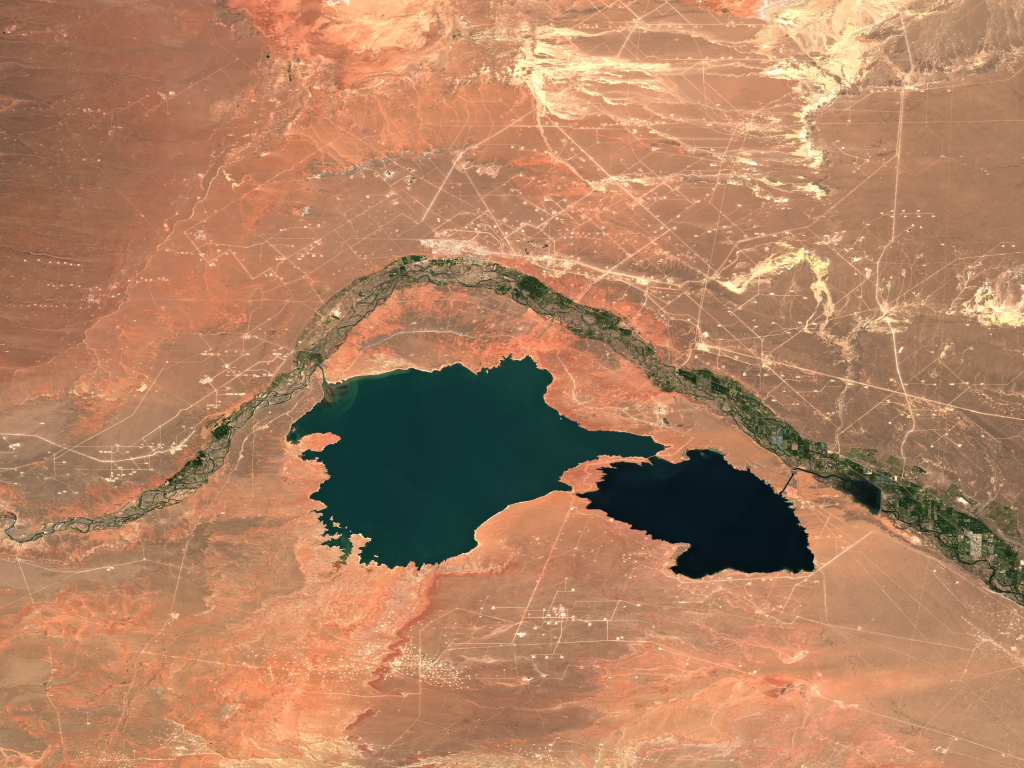
#> input picture data/base_foto_nucleo.webp, 3072 x 2304 px (shown at 1/3 size)
$ python portada_foto.py
#> lines starting #> are read from the running program, lines starting #| are printed output that depends on the picture
"""Foto de tapa de la portada: el recorte del núcleo Sentinel en dos tonos, con el pozo nuevo marcado.

Uso (Pillow solo hace falta para codificar):
    uv run --with pillow python -m pipeline.portada_foto

Entrada: data/base_foto_nucleo.webp (ver `pipeline.base_foto`, caja NUCLEO). Salida, en site/img/:
    portada_{claro,oscuro}_{alto,ancho}.{avif,webp}
`alto` es el recorte 4:5 del teléfono y `ancho` el 16:10 de pantalla grande. Cada uno se carga solo en su modo y su
ancho, así que la página suma una sola de estas imágenes (menos de 150 kB cada una; la prueba lo controla).

Dos tonos: la luminancia, estirada entre sus percentiles 2 y 98, va de `lutita` (sombra) a `estepa` (luz) en claro y
de `lutita` a `jarilla` en oscuro, con gamma 1,8 (la misma estepa de noche). Los colores salen de `pipeline.sistema`; el único que no es
del sistema es `MARCADOR_POZO_NUEVO`, el punto naranja del pozo hijo del caso de la espera (Loma Campana, fracturado el
2014-05-04, el caso por defecto de `pipeline.espera.elegir_caso`).
"""
from __future__ import annotations

from pathlib import Path

from pipeline import sistema

RAIZ = Path(__file__).resolve().parent.parent
ENTRADA = RAIZ / "data" / "base_foto_nucleo.webp"
SALIDA = RAIZ / "site" / "img"
NUCLEO = (-69.25, -38.85, -68.25, -38.1)  # la caja de base_foto_nucleo.webp, igual que base_foto.json
POZO = (-68.90333, -38.3149)  # lon, lat del pozo hijo (id 147298)
# recorte en píxeles de la imagen de 3072 x 2304: (x0, y0, ancho, alto) y tamaño final
RECORTES = {
    "alto": ((297, 0, 1536, 1920), (880, 1100)),
    "ancho": ((0, 192, 3072, 1920), (1600, 1000)),
}
MODOS = {"claro": ("lutita", "estepa", 0, 1.0), "oscuro": ("lutita", "jarilla", 1, 1.8)}  # el último es la gamma: de noche, menos luz
CALIDAD_AVIF = 48
CALIDAD_WEBP = 62
TOPE_BYTES = 150_000


def _rgb(hexa: str) -> tuple[int, int, int]:
    return tuple(int(hexa[i:i + 2], 16) for i in (1, 3, 5))


def pozo_px(ancho: int, alto: int) -> tuple[float, float]:
    """Posición del pozo en la imagen completa del núcleo."""
    lon0, lat0, lon1, lat1 = NUCLEO
    return (POZO[0] - lon0) / (lon1 - lon0) * ancho, (lat1 - POZO[1]) / (lat1 - lat0) * alto


def construir() -> list[Path]:
    from PIL import Image, ImageDraw, ImageOps

    foto = Image.open(ENTRADA).convert("L")
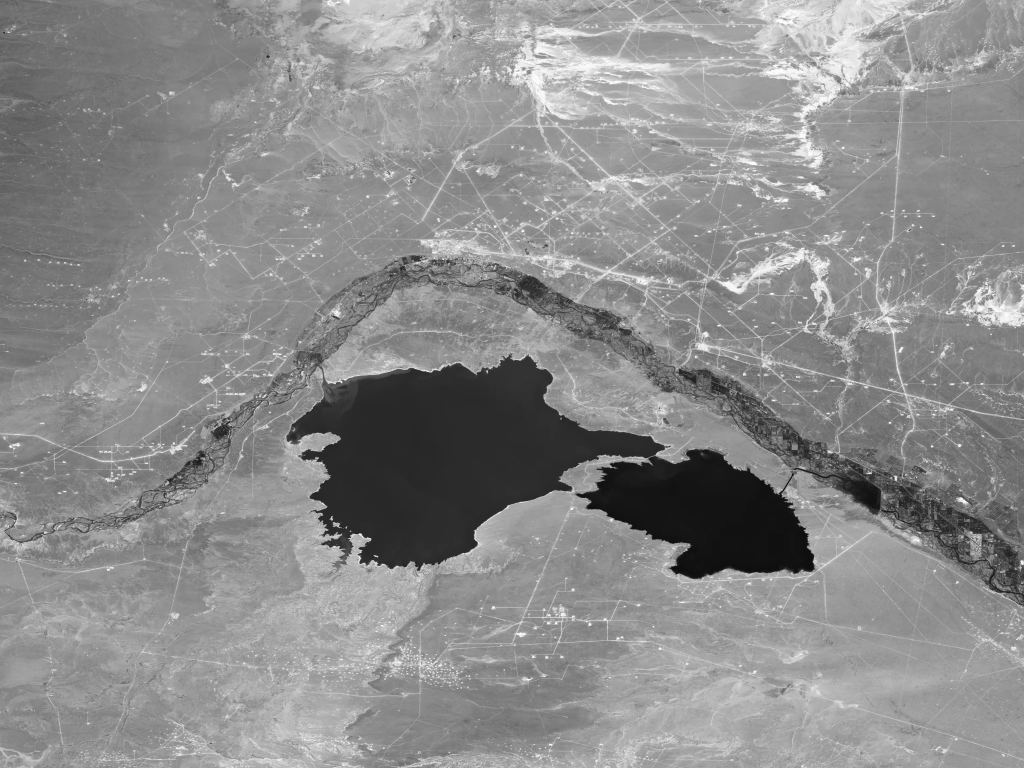
#> foto: PIL image 3072x2304 L (shown at 1/3 size); min 7, max 255, mean 139.8
    # estirar entre los percentiles 2 y 98
    hist = foto.histogram()
#> hist = 256 values, max 153317 at index 142, min 0 at index 0, mean 27648
    total = sum(hist)
#> total = 7077888
    acum, bajo, alto = 0, 0, 255
    for v, n in enumerate(hist):
        acum += n
        if acum <= total * 0.02:
            bajo = v
        if acum <= total * 0.98:
            alto = v
#> this loop made 256 passes
#> (n, acum) on passes 1 to 12: (0, 0), (0, 0), (0, 0), (0, 0), (0, 0), (0, 0), (0, 0), (3, 3), (4, 7), (5, 12), (15, 27), (24, 51)
#> acum on passes 61 to 66: 592678, 595087, 598191, 601653, 605445, 608878
#> after the loop, acum = 7077888
    lut = [max(0, min(255, round((v - bajo) * 255 / max(1, alto - bajo)))) for v in range(256)]
#> lut = 256 values from 0 to 255
    gris = foto.point(lut)
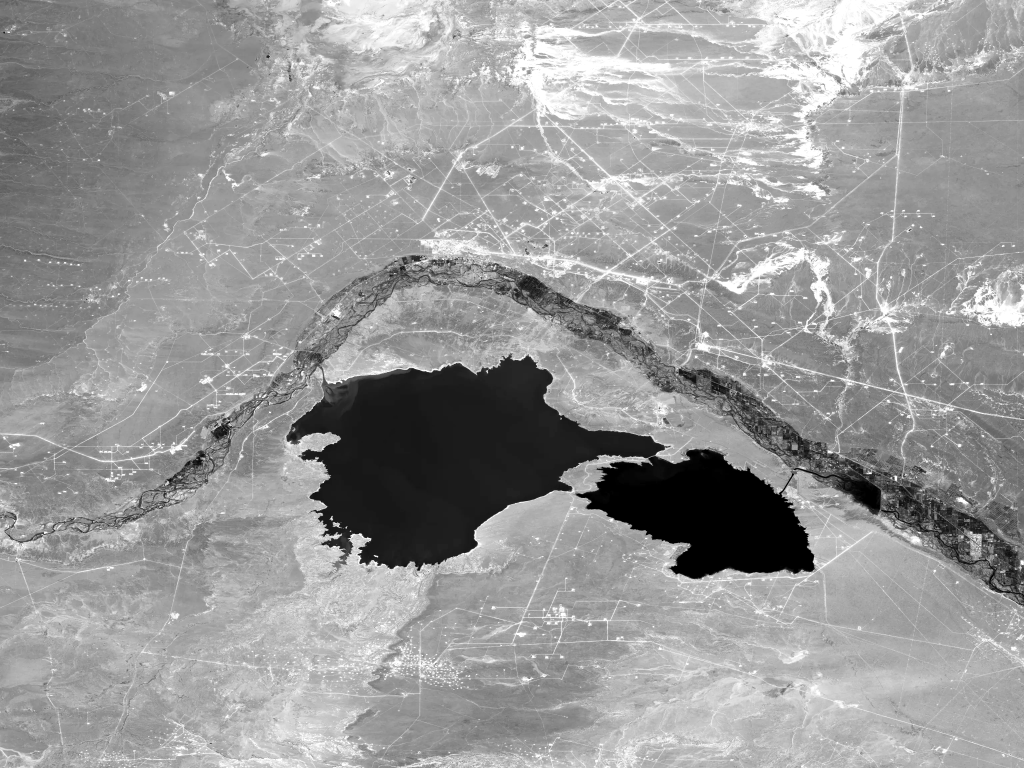
#> gris: PIL image 3072x2304 L (shown at 1/3 size); min 0, max 255, mean 153
    px, py = pozo_px(*foto.size)
#> px = 1065; py = 660.2
    escritos = []
    for modo, (sombra, luz, i, gamma) in MODOS.items():
        oscuro, claro = _rgb(sistema.TOKENS[sombra][i]), _rgb(sistema.TOKENS[luz][i])
        tono = gris.point([round(255 * (v / 255) ** gamma) for v in range(256)])
        duo = ImageOps.colorize(tono, black=oscuro, white=claro)
        for nombre, ((x0, y0, w, h), final) in RECORTES.items():
            img = duo.crop((x0, y0, x0 + w, y0 + h)).resize(final, Image.LANCZOS)
            esc = final[0] / w
            cx, cy = (px - x0) * esc, (py - y0) * esc
            d = ImageDraw.Draw(img)
            r = final[0] / 110
            d.ellipse((cx - 2.2 * r, cy - 2.2 * r, cx + 2.2 * r, cy + 2.2 * r), outline=_rgb(sistema.MARCADOR_POZO_NUEVO), width=max(2, round(r / 2.5)))
            d.ellipse((cx - r, cy - r, cx + r, cy + r), fill=_rgb(sistema.MARCADOR_POZO_NUEVO))
            for ext, opciones in (("avif", {"quality": CALIDAD_AVIF, "speed": 4}), ("webp", {"quality": CALIDAD_WEBP, "method": 6})):
                ruta = SALIDA / f"portada_{modo}_{nombre}.{ext}"
                img.save(ruta, **opciones)
                assert ruta.stat().st_size < TOPE_BYTES, f"{ruta.name}: {ruta.stat().st_size} bytes"
                escritos.append(ruta)
#> this loop made 1 pass
#> pass 1, in construir, `duo = ImageOps.colorize(tono, black=oscuro, white=claro)`:
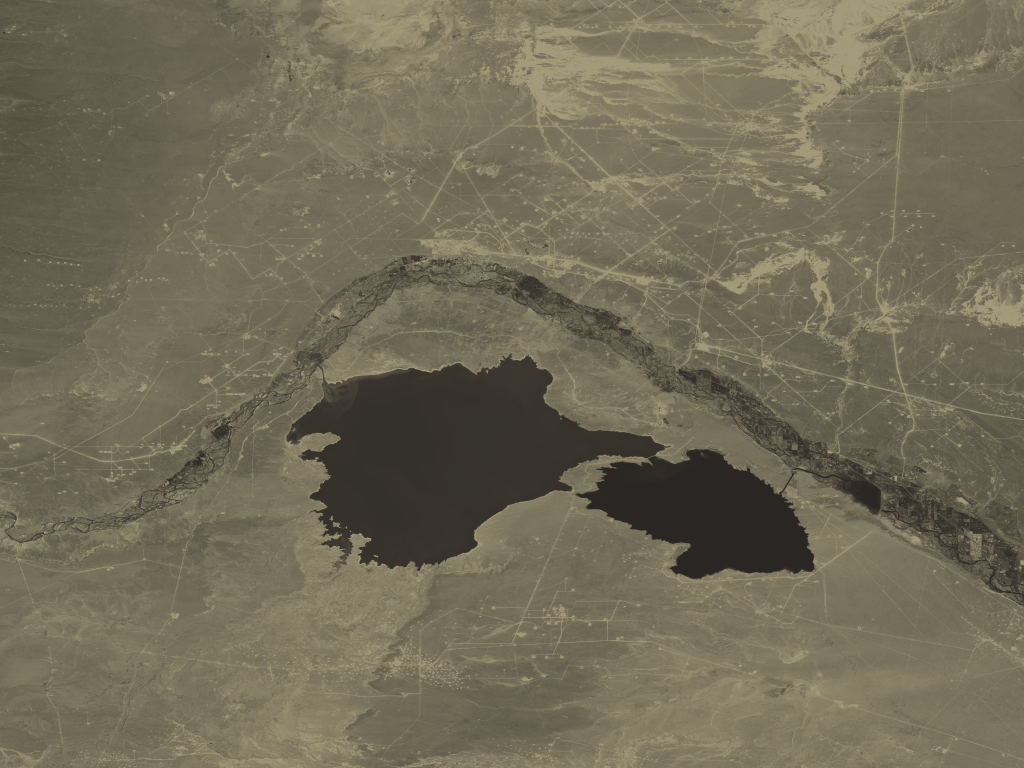
#> duo: PIL image 3072x2304 RGB (shown at 1/3 size); mean R, G, B 114.1, 107.1, 86.7
#> pass 1, in construir, `img.save(ruta, **opciones)`:
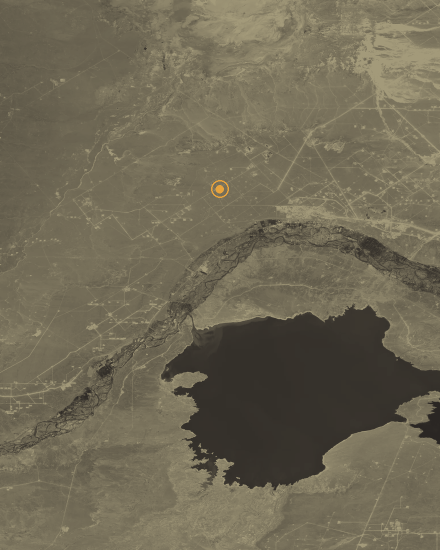
#> saved as portada_claro_alto.avif: PIL image 880x1100 RGB (shown at 1/2 size); mean R, G, B 111.6, 104.7, 84.8
#> after the loop, escritos = []
    return escritos


if __name__ == "__main__":
#> (the run stopped early here; a loop or call above may not have finished)
